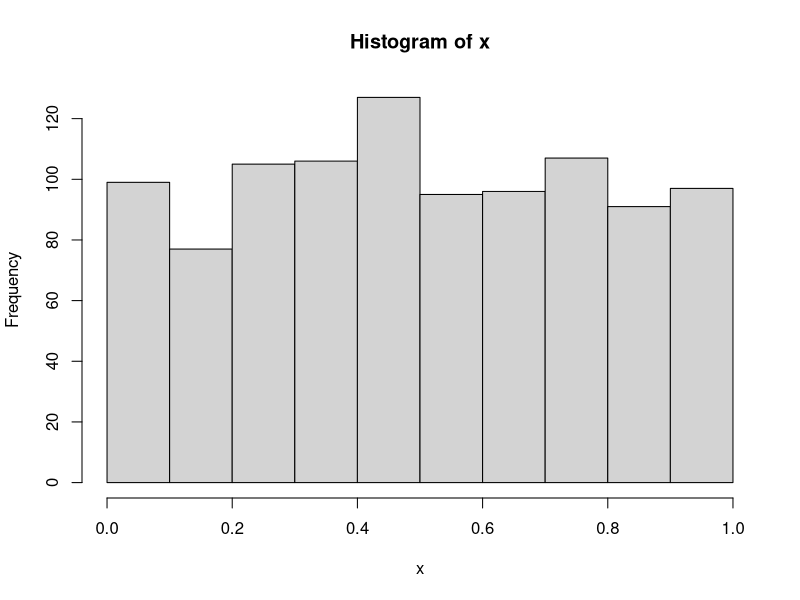
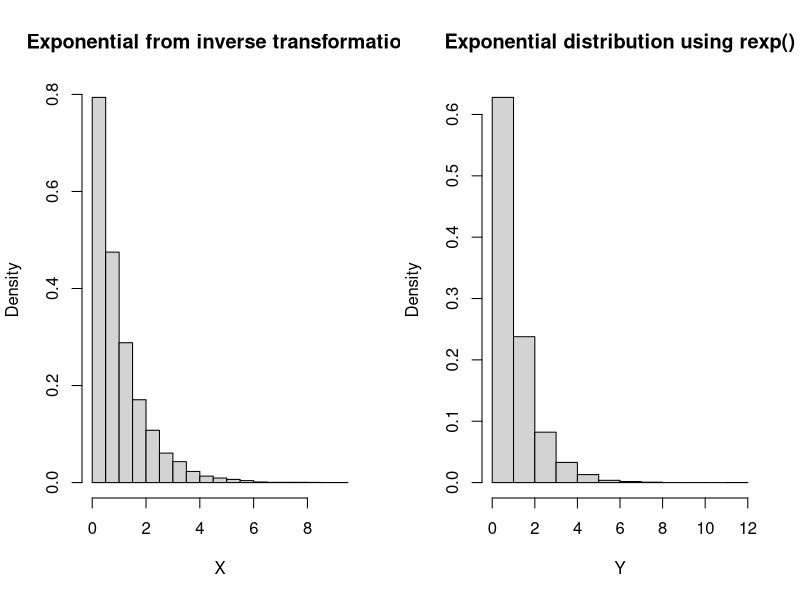

Recreate these plots in R, in order.
# Chapter 2: Random Variable Generation (Book: Introducing Monte Carlo Methods with R)


# Ex 1: Simple simulations from uniform distribution
Nsim = 1000
x = runif(Nsim)
hist(x)


# Ex 2: Using inverse transform for generating exponential
#       distribution
Nsim = 10000
U    = runif(Nsim)
X    = -log(U)     # using inverse transforms
Y    = rexp(Nsim)
par(mfrow = c(1,2))
hist(X, freq = F, main = "Exponential from inverse transformation")
hist(Y, freq = F, main = "Exponential distribution using rexp()")


# Ex 3 (Excercise 2.2): Generating Logistic and Cauchy distribution